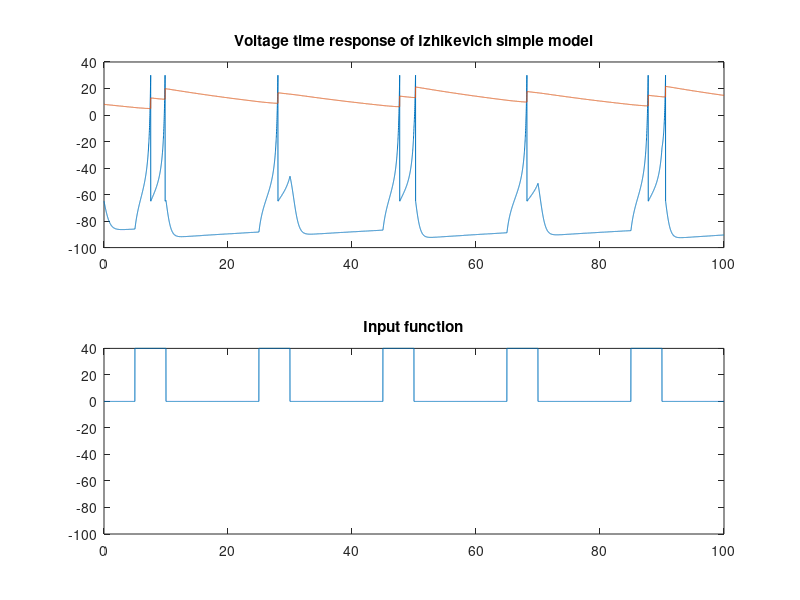

Source code (MATLAB):
%% BIOEN585 Final Project: Neuro group
% 20190507
% some starter code

clear all; close all; clc;

% izhikevich simple model

% model coefficients
% from paper: 0.04*v^2 + 5*v + 140
% can change this to the format in the book
A = 0.04;
B = 5;
C = 140;

% parameters
a = 0.02;   % time scale of recovery u
b = 0.2;    % sensitivity of recovery
c = -65;    % mV, post spike reset for v
d = 8;      % post spike reset for u
maxSpike = 30; % max spike potential

% variables
dt = 0.01;
t = 0:dt:100; % time span (units?)
I = zeros(length(t),1);
I(500:1000) = 40;  % +40 mV square pulse
I(2500:3000) = 40;  % +40 mV square pulse
I(4500:5000) = 40;  % +40 mV square pulse
I(6500:7000) = 40;  % +40 mV square pulse
I(8500:9000) = 40;  % +40 mV square pulse

u = zeros(length(t),1);
v = zeros(length(t),1);
u(1) = d;   % ICs
v(1) = c;   % ICs

% ode - manually step through using Forward Euler
for idx = 1:length(t)-1
    % if reaches max spike potential
    if v(idx) >= maxSpike
        disp('Max spike reached')
        v(idx) = maxSpike; % makes sure spikes don't exceed this
        v(idx+1) = c;
        u(idx+1) = u(idx) + d;
    else      
        % ODE: next = current + dt * dy/dt
        u(idx+1) = u(idx) + dt * (a * (b*v(idx) - u(idx)));
        v(idx+1) = v(idx) + dt * (A*v(idx)^2 + B*v(idx) + C - u(idx) + I(idx));
    end
end

% ode - using ode solver (doesn't work because you can't assign variables
%                           directly i.e. when v -> -65, can potentially
%                           be implemented using Events options
% [t,y] = ode45(@simpleIZ,tspan,IC,[],params);

% plot time repsonse vs. input
figure;

ax1 = subplot(2,1,1);
plot(t,v,t,u)
title('Voltage time response of Izhikevich simple model')

ax2 = subplot(2,1,2);
plot(t,I)
title('Input function')

linkaxes([ax1 ax2],'xy')



